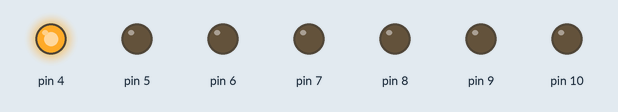
Recording of a sketch running on a simulated Arduino Uno, built with avr-gcc and run on an emulated ATmega328P. On the bench: output pins drawn as LEDs (lit = HIGH).

Above: at 0.1 s.
At 4.6 s:
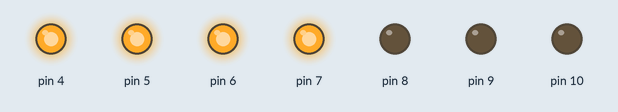
At 9.1 s:
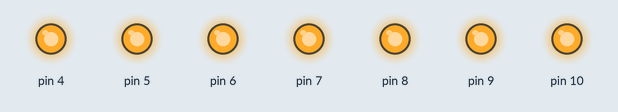
At 17.6 s:
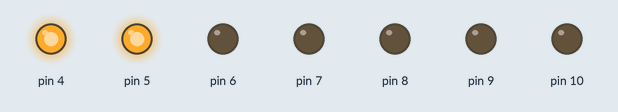
At 28.1 s:
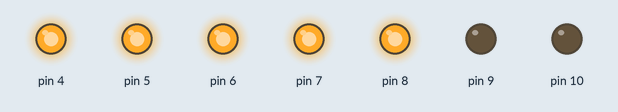
At 38.1 s:
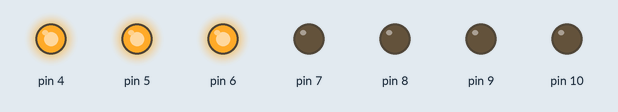
Timing chart, 0 to 40.0 s (numbered marks = the images above):
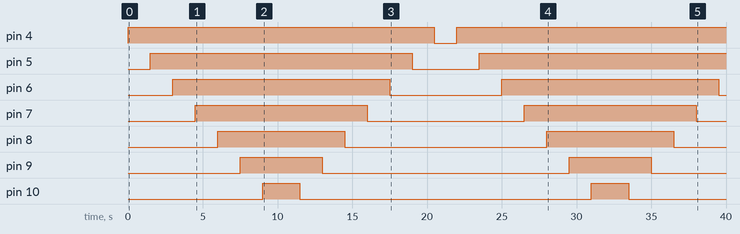

Measured:
- by itself, pin 4: LOW → HIGH at 0.00 s, → LOW 20.5 s later, → HIGH 1.5 s later
- by itself, pin 5: LOW → HIGH at 1.5 s, → LOW 17.5 s later, → HIGH 4.5 s later
- by itself, pin 6: alternates HIGH for 14.5 s and LOW for 7.5 s
- by itself, pin 7: alternates HIGH for 11.5 s and LOW for 10.5 s
- by itself, pin 8: alternates HIGH for 8.5 s and LOW for 13.5 s
- by itself, pin 9: alternates HIGH for 5.5 s and LOW for 16.5 s
- by itself, pin 10: alternates HIGH for 2.5 s and LOW for 19.5 s

The sketch:

_03_01_Light.ino
```cpp
void setup() {
  // put your setup code here, to run once:
  int i;
  for(i=4;i<=10;i++){
    pinMode(i,OUTPUT);
  }
}

void loop() {
  // put your main code here, to run repeatedly:
  for(int i=4;i<=10;i++){
    digitalWrite(i,HIGH);
    delay(1500);
  }
  delay(1000);
  for(int i=10;i>=4;i--){
    digitalWrite(i,LOW);
    delay(1500);
  }
}
```
